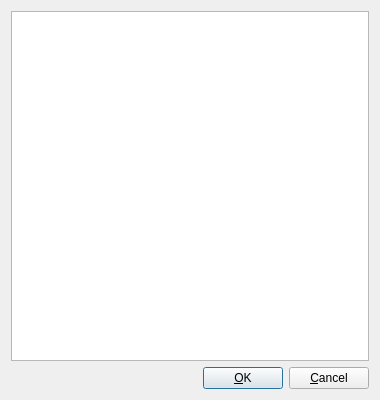
<?xml version="1.0" encoding="UTF-8"?>
<ui version="4.0">
 <class>kisenDialog</class>
 <widget class="QDialog" name="kisenDialog">
  <property name="geometry">
   <rect>
    <x>0</x>
    <y>0</y>
    <width>380</width>
    <height>400</height>
   </rect>
  </property>
  <property name="windowTitle">
   <string>Form1</string>
  </property>
  <widget class="QWidget" name="layout2">
   <property name="geometry">
    <rect>
     <x>0</x>
     <y>0</y>
     <width>380</width>
     <height>400</height>
    </rect>
   </property>
   <layout class="QVBoxLayout">
    <item>
     <widget class="QTableView" name="tableView"/>
    </item>
    <item>
     <layout class="QHBoxLayout">
      <item>
       <spacer name="spacer1">
        <property name="orientation">
         <enum>Qt::Horizontal</enum>
        </property>
        <property name="sizeType">
         <enum>QSizePolicy::Expanding</enum>
        </property>
        <property name="sizeHint" stdset="0">
         <size>
          <width>40</width>
          <height>20</height>
         </size>
        </property>
       </spacer>
      </item>
      <item>
       <widget class="QPushButton" name="okButton">
        <property name="text">
         <string>&amp;OK</string>
        </property>
        <property name="shortcut">
         <string>Alt+O</string>
        </property>
        <property name="default">
         <bool>true</bool>
        </property>
       </widget>
      </item>
      <item>
       <widget class="QPushButton" name="cancelButton">
        <property name="text">
         <string>&amp;Cancel</string>
        </property>
        <property name="shortcut">
         <string>Alt+C</string>
        </property>
       </widget>
      </item>
     </layout>
    </item>
   </layout>
  </widget>
 </widget>
 <layoutdefault spacing="6" margin="11"/>
 <pixmapfunction></pixmapfunction>
 <resources/>
 <connections>
  <connection>
   <sender>okButton</sender>
   <signal>clicked()</signal>
   <receiver>kisenDialog</receiver>
   <slot>accept()</slot>
   <hints>
    <hint type="sourcelabel">
     <x>20</x>
     <y>20</y>
    </hint>
    <hint type="destinationlabel">
     <x>20</x>
     <y>20</y>
    </hint>
   </hints>
  </connection>
  <connection>
   <sender>cancelButton</sender>
   <signal>clicked()</signal>
   <receiver>kisenDialog</receiver>
   <slot>reject()</slot>
   <hints>
    <hint type="sourcelabel">
     <x>20</x>
     <y>20</y>
    </hint>
    <hint type="destinationlabel">
     <x>20</x>
     <y>20</y>
    </hint>
   </hints>
  </connection>
 </connections>
</ui>
